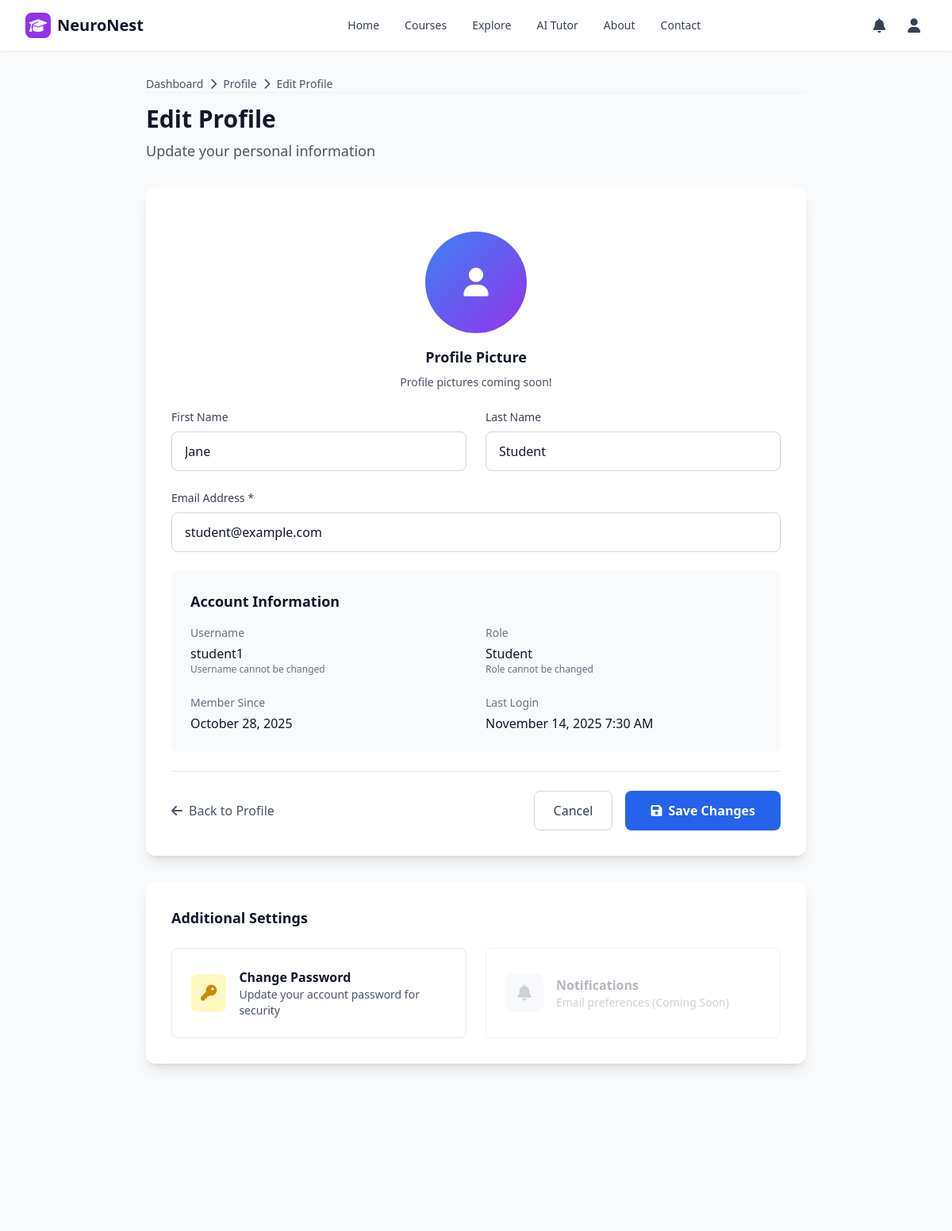
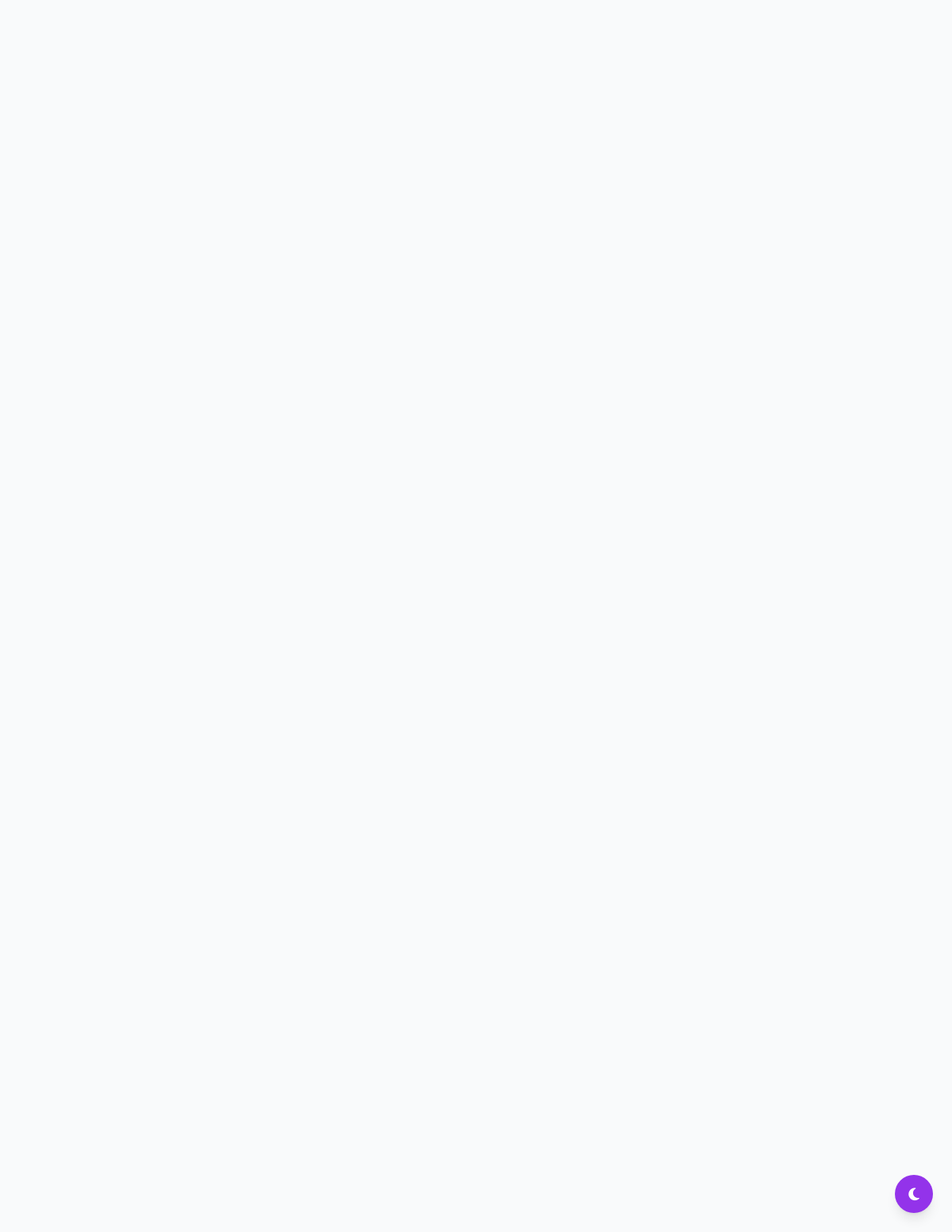
/users/profile/edit/ (signed in), run on the app's committed database (2 pictures, top to bottom).
### users/models.py (models this page shows, shortened)
class CustomUser(AbstractUser):
    ROLE_CHOICES = (
        ('student', 'Student'),
        ('instructor', 'Instructor'),
        ('admin', 'Admin'),
    )
    role = models.CharField(max_length=20, choices=ROLE_CHOICES, default='student')

### users/views.py (the view, shortened to what this page needs)
# urls.py: path('profile/edit/', edit_profile, name='edit_profile'),
@login_required
def edit_profile(request):
    user = request.user
    return render(request, 'users/edit_profile.html', {'user': user})

### users/templates/users/edit_profile.html (shortened to what this page needs)
{% extends 'base/base.html' %}
{% block content %}
<div class="max-w-4xl mx-auto px-4 sm:px-6 lg:px-8 py-8">
    <div class="mb-8">
        <nav class="flex items-center space-x-2 text-sm text-gray-600 dark:text-gray-300 mb-4">
            <a href="{% url 'users:dashboard' %}" class="hover:text-blue-600">Dashboard</a>
            <i class="fas fa-chevron-right"></i>
            <a href="{% url 'users:profile' %}" class="hover:text-blue-600">Profile</a>
            <i class="fas fa-chevron-right"></i>
            <span>Edit Profile</span>
        </nav>
        <h1 class="text-3xl font-bold text-gray-900 dark:text-white mb-2">Edit Profile</h1>
        <p class="text-lg text-gray-600 dark:text-gray-300">Update your personal information</p>
    </div>
    <div class="bg-white dark:bg-gray-800 rounded-xl shadow-lg overflow-hidden">
        <div class="p-8">
            <form method="post" class="space-y-6">
                <div class="text-center mb-8">
                    <div
                        class="w-32 h-32 bg-gradient-to-br from-blue-500 to-purple-600 rounded-full flex items-center justify-center mx-auto mb-4">
                        <i class="fas fa-user text-white text-4xl"></i>
                    </div>
                    <h3 class="text-lg font-semibold text-gray-900 dark:text-white mb-2">Profile Picture</h3>
                    <p class="text-sm text-gray-600 dark:text-gray-300">Profile pictures coming soon!</p>
                </div>
                <div class="grid grid-cols-1 md:grid-cols-2 gap-6">
                    <div>
                        <label for="first_name" class="block text-sm font-medium text-gray-700 dark:text-gray-300 mb-2">
                            First Name
                        </label>
                        <input type="text" id="first_name" name="first_name" value="{{ user.first_name }}"
                            class="w-full px-4 py-3 border border-gray-300 dark:border-gray-600 rounded-lg focus:ring-2 focus:ring-blue-500 focus:border-transparent dark:bg-gray-700 dark:text-white"
                            placeholder="Enter your first name">
                    </div>
                    <div>
                        <label for="last_name" class="block text-sm font-medium text-gray-700 dark:text-gray-300 mb-2">
                            Last Name
                        </label>
                        <input type="text" id="last_name" name="last_name" value="{{ user.last_name }}"
                            class="w-full px-4 py-3 border border-gray-300 dark:border-gray-600 rounded-lg focus:ring-2 focus:ring-blue-500 focus:border-transparent dark:bg-gray-700 dark:text-white"
                            placeholder="Enter your last name">
                    </div>
                </div>
                <div>
                    <label for="email" class="block text-sm font-medium text-gray-700 dark:text-gray-300 mb-2">
                        Email Address *
                    </label>
                    <input type="email" id="email" name="email" value="{{ user.email }}" required
                        class="w-full px-4 py-3 border border-gray-300 dark:border-gray-600 rounded-lg focus:ring-2 focus:ring-blue-500 focus:border-transparent dark:bg-gray-700 dark:text-white"
                        placeholder="Enter your email address">
                </div>
                <div class="bg-gray-50 dark:bg-gray-700 rounded-lg p-6">
                    <h3 class="text-lg font-semibold text-gray-900 dark:text-white mb-4">Account Information</h3>
                    <div class="grid grid-cols-1 md:grid-cols-2 gap-6">
                        <div>
                            <label
                                class="block text-sm font-medium text-gray-500 dark:text-gray-400 mb-1">Username</label>
                            <p class="text-gray-900 dark:text-white">{{ user.username }}</p>
                            <p class="text-xs text-gray-500 dark:text-gray-400">Username cannot be changed</p>
                        </div>
                        <div>
                            <label class="block text-sm font-medium text-gray-500 dark:text-gray-400 mb-1">Role</label>
                            <p class="text-gray-900 dark:text-white">{{ user.get_role_display }}</p>
                            <p class="text-xs text-gray-500 dark:text-gray-400">Role cannot be changed</p>
                        </div>
                        <div>
                            <label class="block text-sm font-medium text-gray-500 dark:text-gray-400 mb-1">Member
                                Since</label>
                            <p class="text-gray-900 dark:text-white">{{ user.date_joined|date:"F d, Y" }}</p>
                        </div>
                        <div>
                            <label class="block text-sm font-medium text-gray-500 dark:text-gray-400 mb-1">Last
                                Login</label>
                            <p class="text-gray-900 dark:text-white">
                                {% if user.last_login %}
                                {{ user.last_login|date:"F d, Y g:i A" }}
                                {% else %}
                                Never
                                {% endif %}
                            </p>
                        </div>
                    </div>
                </div>
                <div class="flex items-center justify-between pt-6 border-t border-gray-200 dark:border-gray-700">
                    <a href="{% url 'users:profile' %}"
                        class="text-gray-600 dark:text-gray-400 hover:text-gray-800 dark:hover:text-gray-200 transition-colors">
                        <i class="fas fa-arrow-left mr-2"></i>Back to Profile
                    </a>
                    <div class="flex space-x-4">
                        <button type="button" onclick="history.back()"
                            class="px-6 py-3 border border-gray-300 dark:border-gray-600 text-gray-700 dark:text-gray-300 rounded-lg hover:bg-gray-50 dark:hover:bg-gray-700 transition-colors">
                            Cancel
                        </button>
                        <button type="submit"
                            class="px-8 py-3 bg-blue-600 text-white rounded-lg hover:bg-blue-700 transition-colors font-semibold">
                            <i class="fas fa-save mr-2"></i>Save Changes
                        </button>
                    </div>
                </div>
            </form>
        </div>
    </div>
    <div class="mt-8 bg-white dark:bg-gray-800 rounded-xl shadow-lg p-8">
        <h3 class="text-lg font-semibold text-gray-900 dark:text-white mb-6">Additional Settings</h3>
        <div class="grid grid-cols-1 md:grid-cols-2 gap-6">
            <a href="{% url 'users:change_password' %}"
                class="flex items-center p-6 border border-gray-200 dark:border-gray-700 rounded-lg hover:shadow-md transition-shadow">
                <div
                    class="w-12 h-12 bg-yellow-100 dark:bg-yellow-900 rounded-lg flex items-center justify-center mr-4">
                    <i class="fas fa-key text-yellow-600 dark:text-yellow-400 text-xl"></i>
                </div>
                <div>
                    <h4 class="font-semibold text-gray-900 dark:text-white">Change Password</h4>
                    <p class="text-sm text-gray-600 dark:text-gray-300">Update your account password for security</p>
                </div>
            </a>
            <div class="flex items-center p-6 border border-gray-200 dark:border-gray-700 rounded-lg opacity-50">
                <div class="w-12 h-12 bg-gray-100 dark:bg-gray-700 rounded-lg flex items-center justify-center mr-4">
                    <i class="fas fa-bell text-gray-400 text-xl"></i>
                </div>
                <div>
                    <h4 class="font-semibold text-gray-500 dark:text-gray-400">Notifications</h4>
                    <p class="text-sm text-gray-400 dark:text-gray-500">Email preferences (Coming Soon)</p>
                </div>
            </div>
        </div>
    </div>
</div>
{% endblock %}

### elearning/static/elearning/css/custom.css (style rules this page uses)
.transition-shadow { transition: box-shadow 0.3s ease; }
.transition-colors { transition: background-color 0.2s ease, color 0.2s ease; }
* { scrollbar-width: thin; scrollbar-color: #9ca3af #f3f4f6; }
html { scroll-behavior: smooth; }

### elearning/templates/base/base.html (style rules this page uses)
nav { box-shadow: 0 1px 2px 0 rgba(0, 0, 0, 0.05); }
button { -webkit-tap-highlight-color: transparent; user-select: none; }
html { scroll-behavior: smooth; }

### data on the page
CustomUser: first_name "Jane", last_name "Student", email "student@example.com", username "student1", role "Student", date_joined "October 28, 2025", last_login "November 14, 2025 7:30 AM"
